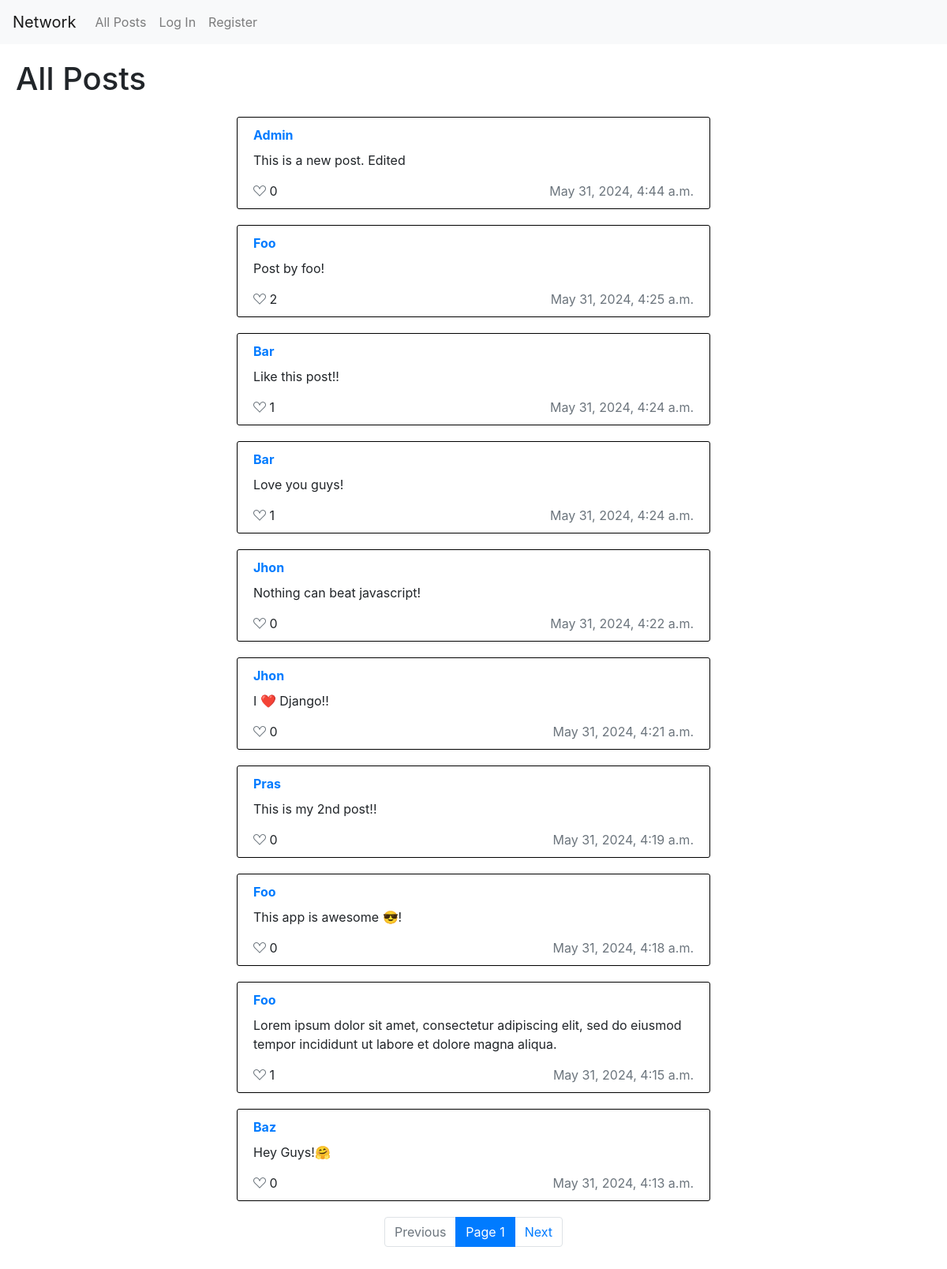
The page / on the database its author committed.
### network/models.py (models this page shows, shortened)
class Post(models.Model):
    poster = models.ForeignKey(User, on_delete=models.CASCADE, related_name="posts")
    content = models.TextField()
    date_created = models.DateTimeField(auto_now_add=True)
    liked_users = models.ManyToManyField(User, related_name="liked_posts", blank=True)

class User(AbstractUser):
    following = models.ManyToManyField("self", related_name="followers", symmetrical=False, blank=True)
    pass

### network/views.py (the view)
# urls.py: path("", views.index, name="index"),
def index(request):
    all_posts = Post.objects.all().order_by("-date_created")
    posts =  Paginator(all_posts, per_page=10)
    page = request.GET.get("page") or 1
    return render(request, "network/index.html", {
        "posts":posts.get_page(page),
    })

### network/templates/network/index.html (shortened to what this page needs)
{% extends "network/layout.html" %}
{% load static %}
{% block body %}
    <h1 class="mb-4"> All Posts </h1>
    <div id="all-posts">
        {% for post in posts %}
            <div class="post" data-post_id={{post.id}}>
                <div class="content-above-div" >
                    <a class="font-weight-bolder text-capitalize" href="{% url 'user_profile' post.poster.username %}"> {{ post.poster }} </a>
                </div>
                <div class="content"> {{ post.content }} </div>
                <div class="content-below-div">
                    <div class="likes">
                        {% if user.is_authenticated %}
                            {% if request.user in post.liked_users.all %}
                                <i class="bi bi-suit-heart-fill" data-like_url="{% url 'like_post' post.id %}"></i>
                            {% else %}
                                <i class="bi bi-suit-heart" data-like_url="{% url 'like_post' post.id %}"></i>
                            {% endif %}
                        {% else %}
                            <i class="bi bi-suit-heart text-muted"></i>
                        {% endif %}
                            <span class="likes-count"> {{ post.liked_users.count }} </span>
                    </div>
                    <div class="text-muted"> {{post.date_created}}</div>
                </div>
            </div>
        {% endfor %}
    </div>
    <nav aria-label="Page navigation example">
        <ul class="pagination justify-content-center">
            {% if posts.has_previous %}
                <li class="page-item"><a class="page-link" href="?page={{posts.previous_page_number}}">Previous</a></li>
            {% else %}
                <li class="page-item disabled"><a class="page-link">Previous</a></li>
            {% endif %}
            <li class="page-item active"><a class="page-link"> Page {{ posts.number }} </a></li>
            {% if posts.has_next %}
                <li class="page-item"><a class="page-link" href="?page={{posts.next_page_number}}">Next</a></li>
            {% else %}
                <li class="page-item disabled"><a class="page-link">Next</a></li>
            {% endif %}
        </ul>
    </nav>
{% endblock %}

### network/templates/network/layout.html (shortened to what this page needs)
{% load static %}
<!DOCTYPE html>
<html lang="en">
    <head>
        <link rel="stylesheet" href="https://stackpath.bootstrapcdn.com/bootstrap/4.4.1/css/bootstrap.min.css">
        <link rel="stylesheet" href="https://cdn.jsdelivr.net/npm/bootstrap-icons@1.11.3/font/bootstrap-icons.min.css">
        <link href="{% static 'network/styles.css' %}" rel="stylesheet">
    </head>
    <body>
        <nav class="navbar navbar-expand-lg navbar-light bg-light">
            <a class="navbar-brand" href="{% url 'index' %}"> Network </a>
            <div>
              <ul class="navbar-nav mr-auto">
                <li class="nav-item">
                  <a class="nav-link" href="{% url 'index' %}">All Posts</a>
                </li>
                {% if user.is_authenticated %}
                    <li class="nav-item">
                        <a class="nav-link" href="{% url 'following' %}">Following</a>
                    </li>
                    <li class="nav-item">
                        <a class="nav-link" href="{% url 'create_post' %}">New Post</a>
                    </li>
                    <li class="nav-item">
                        <a class="nav-link" href="{% url 'logout' %}">Log Out</a>
                    </li>
                {% else %}
                    <li class="nav-item">
                        <a class="nav-link" href="{% url 'login' %}">Log In</a>
                    </li>
                    <li class="nav-item">
                        <a class="nav-link" href="{% url 'register' %}">Register</a>
                    </li>
                {% endif %}
              </ul>
            </div>
          </nav>
        <div class="body">
            {% block body %}
            {% endblock %}
        </div>
    </body>
</html>

### network/static/network/styles.css (style rules this page uses)
.body { padding: 20px; }
.post { margin: 20px auto; padding: 10px 20px; border: 1px solid black; border-radius: 3px; max-width: 600px; }
.content-above-div { padding-bottom: 8px; display: flex; flex-direction: row; justify-content: space-between; }
.content-below-div { padding-top: 15px; display: flex; flex-direction: row; justify-content: space-between; }
i { color: red; }

### rows shown on the page
Post: poster "Admin", content "This is a new post. Edited", liked_users.count "0", date_created "May 31, 2024, 4:44 a.m."
Post: poster "Foo", content "Post by foo!", liked_users.count "2", date_created "May 31, 2024, 4:25 a.m."
Post: poster "Bar", content "Like this post!!", liked_users.count "1", date_created "May 31, 2024, 4:24 a.m."
Post: poster "Bar", content "Love you guys!", liked_users.count "1", date_created "May 31, 2024, 4:24 a.m."
Post: poster "Jhon", content "Nothing can beat javascript!", liked_users.count "0", date_created "May 31, 2024, 4:22 a.m."
Post: poster "Jhon", content "I ❤️ Django!!", liked_users.count "0", date_created "May 31, 2024, 4:21 a.m."
Post: poster "Pras", content "This is my 2nd post!!", liked_users.count "0", date_created "May 31, 2024, 4:19 a.m."
Post: poster "Foo", content "This app is awesome 😎!", liked_users.count "0", date_created "May 31, 2024, 4:18 a.m."
Post: poster "Foo", content "Lorem ipsum dolor sit amet, consectetur adipiscing elit, sed do eiusmod tempor incididunt ut labore et dolore magna aliqua.", liked_users.count "1", date_created "May 31, 2024, 4:15 a.m."
Post: poster "Baz", content "Hey Guys!🤗", liked_users.count "0", date_created "May 31, 2024, 4:13 a.m."

### other values the page prints
{{ posts.number }} "1"
